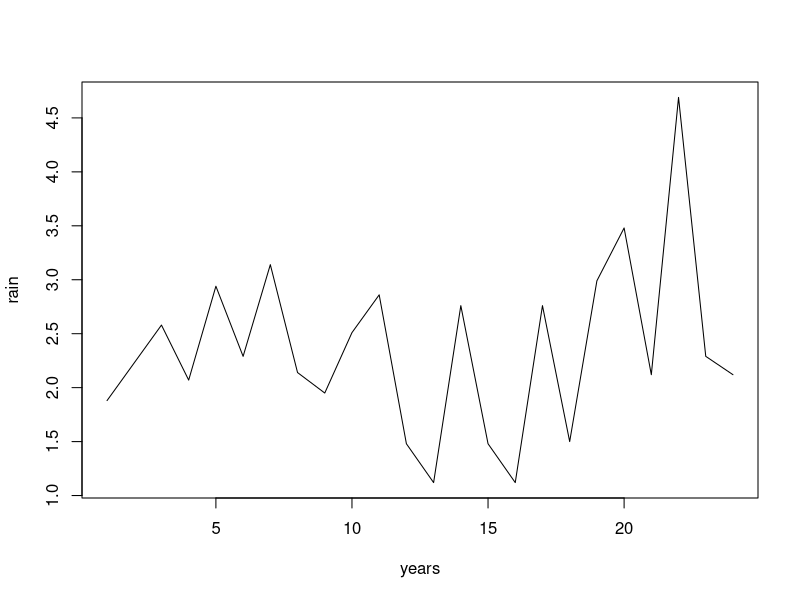
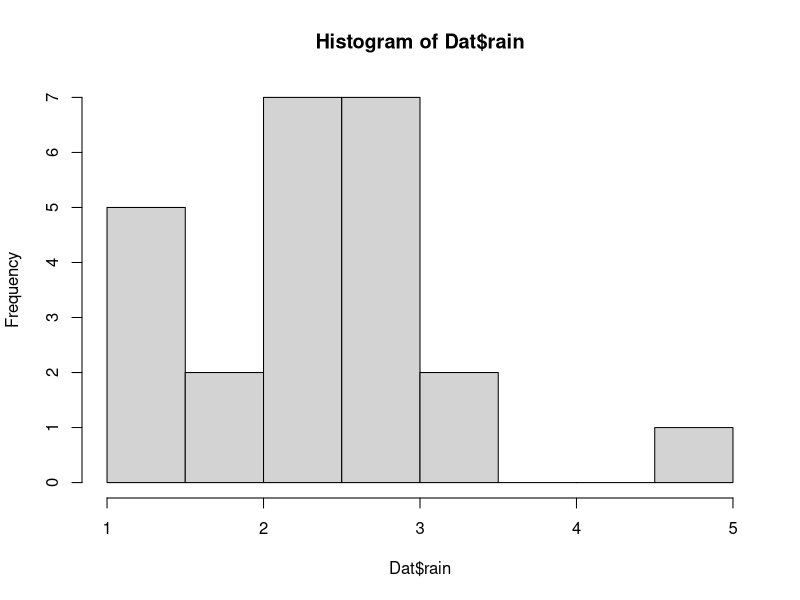

Recreate these plots in R, in order.
# Enter daily rainfall
rain = c(1.88, 2.23, 2.58, 2.07, 2.94, 2.29, 3.14, 2.14, 1.95, 2.51,
         2.86, 1.48, 1.12, 2.76, 1.48, 1.12, 2.76, 1.50, 2.99, 3.48,
         2.12, 4.69, 2.29, 2.12)

# Enter years, from : to
years = seq(1941:1964)

# Create data frame from variables
Dat = data.frame(years, rain)

# Plot
plot(Dat, type="l")
hist(Dat$rain)

# Produce result summaries
print(summary(Dat$rain))

# Print Standard Deviation
print(sd(Dat$rain))

# Remove all used objects
rm(list=ls())